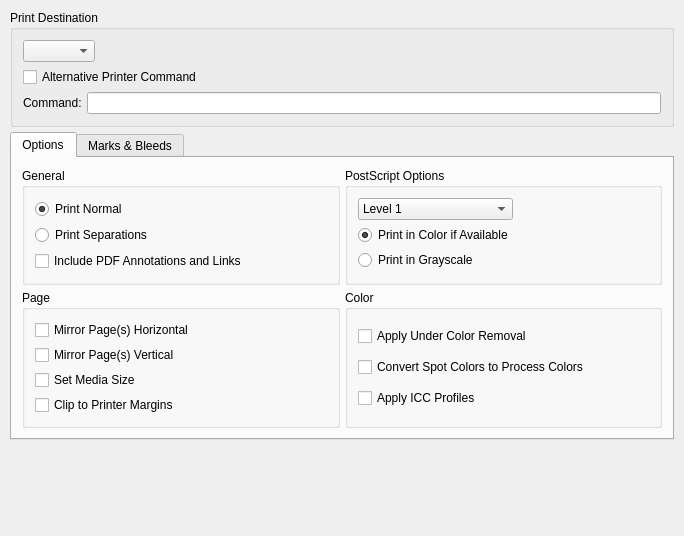
<ui version="4.0" >
 <class>TabPrinter</class>
 <widget class="QWidget" name="TabPrinter" >
  <property name="geometry" >
   <rect>
    <x>0</x>
    <y>0</y>
    <width>684</width>
    <height>536</height>
   </rect>
  </property>
  <property name="windowTitle" >
   <string>TabPrinterBase</string>
  </property>
  <layout class="QGridLayout" >
   <property name="margin" >
    <number>10</number>
   </property>
   <property name="spacing" >
    <number>5</number>
   </property>
   <item row="2" column="0" >
    <spacer>
     <property name="orientation" >
      <enum>Qt::Vertical</enum>
     </property>
     <property name="sizeType" >
      <enum>QSizePolicy::Expanding</enum>
     </property>
     <property name="sizeHint" stdset="0" >
      <size>
       <width>141</width>
       <height>61</height>
      </size>
     </property>
    </spacer>
   </item>
   <item row="1" column="0" >
    <widget class="QTabWidget" name="tabOptions" >
     <property name="currentIndex" >
      <number>0</number>
     </property>
     <widget class="QWidget" name="tab" >
      <attribute name="title" >
       <string>Options</string>
      </attribute>
      <layout class="QGridLayout" >
       <property name="margin" >
        <number>10</number>
       </property>
       <property name="spacing" >
        <number>5</number>
       </property>
       <item row="1" column="0" >
        <widget class="QGroupBox" name="groupPage" >
         <property name="title" >
          <string>Page</string>
         </property>
         <layout class="QGridLayout" >
          <property name="margin" >
           <number>10</number>
          </property>
          <property name="spacing" >
           <number>5</number>
          </property>
          <item row="0" column="0" >
           <widget class="QCheckBox" name="mirrorH" >
            <property name="text" >
             <string>Mirror Page(s) Horizontal</string>
            </property>
           </widget>
          </item>
          <item row="1" column="0" >
           <widget class="QCheckBox" name="mirrorV" >
            <property name="text" >
             <string>Mirror Page(s) Vertical</string>
            </property>
           </widget>
          </item>
          <item row="2" column="0" >
           <widget class="QCheckBox" name="setMedia" >
            <property name="text" >
             <string>Set Media Size</string>
            </property>
           </widget>
          </item>
          <item row="3" column="0" >
           <widget class="QCheckBox" name="setClip" >
            <property name="text" >
             <string>Clip to Printer Margins</string>
            </property>
           </widget>
          </item>
         </layout>
        </widget>
       </item>
       <item row="0" column="1" >
        <widget class="QGroupBox" name="groupBox_2" >
         <property name="title" >
          <string>PostScript Options</string>
         </property>
         <layout class="QGridLayout" >
          <property name="margin" >
           <number>10</number>
          </property>
          <property name="spacing" >
           <number>5</number>
          </property>
          <item row="2" column="0" colspan="2" >
           <widget class="QRadioButton" name="printGray" >
            <property name="text" >
             <string>Print in Grayscale</string>
            </property>
           </widget>
          </item>
          <item row="1" column="0" >
           <widget class="QRadioButton" name="printColor" >
            <property name="text" >
             <string>Print in Color if Available</string>
            </property>
            <property name="checked" >
             <bool>true</bool>
            </property>
           </widget>
          </item>
          <item row="0" column="0" >
           <widget class="QComboBox" name="psLevel" >
            <item>
             <property name="text" >
              <string>Level 1</string>
             </property>
            </item>
            <item>
             <property name="text" >
              <string>Level 2</string>
             </property>
            </item>
            <item>
             <property name="text" >
              <string>Level 3</string>
             </property>
            </item>
           </widget>
          </item>
         </layout>
        </widget>
       </item>
       <item row="0" column="0" >
        <widget class="QGroupBox" name="groupBox" >
         <property name="title" >
          <string>General</string>
         </property>
         <layout class="QVBoxLayout" name="verticalLayout" >
          <item>
           <widget class="QRadioButton" name="buttonNormal" >
            <property name="text" >
             <string>Print Normal</string>
            </property>
            <property name="checked" >
             <bool>true</bool>
            </property>
           </widget>
          </item>
          <item>
           <widget class="QRadioButton" name="buttonSeparations" >
            <property name="text" >
             <string>Print Separations</string>
            </property>
           </widget>
          </item>
          <item>
           <widget class="QCheckBox" name="usePDFMarks" >
            <property name="text" >
             <string>Include PDF Annotations and Links</string>
            </property>
           </widget>
          </item>
         </layout>
        </widget>
       </item>
       <item row="1" column="1" >
        <widget class="QGroupBox" name="groupColor" >
         <property name="title" >
          <string>Color</string>
         </property>
         <layout class="QGridLayout" >
          <property name="margin" >
           <number>10</number>
          </property>
          <property name="spacing" >
           <number>5</number>
          </property>
          <item row="0" column="0" >
           <widget class="QCheckBox" name="doGCR" >
            <property name="text" >
             <string>Apply Under Color Removal</string>
            </property>
           </widget>
          </item>
          <item row="1" column="0" >
           <widget class="QCheckBox" name="convertSpots" >
            <property name="text" >
             <string>Convert Spot Colors to Process Colors</string>
            </property>
           </widget>
          </item>
          <item row="2" column="0" >
           <widget class="QCheckBox" name="useICC" >
            <property name="text" >
             <string>Apply ICC Profiles</string>
            </property>
           </widget>
          </item>
         </layout>
        </widget>
       </item>
      </layout>
     </widget>
     <widget class="QWidget" name="TabPage" >
      <attribute name="title" >
       <string>Marks &amp;&amp; Bleeds</string>
      </attribute>
      <layout class="QGridLayout" >
       <property name="margin" >
        <number>10</number>
       </property>
       <property name="spacing" >
        <number>5</number>
       </property>
       <item row="1" column="0" >
        <widget class="QGroupBox" name="groupBox_3" >
         <property name="title" >
          <string>Bleed Settings</string>
         </property>
         <layout class="QGridLayout" >
          <property name="margin" >
           <number>9</number>
          </property>
          <property name="spacing" >
           <number>6</number>
          </property>
          <item row="0" column="1" >
           <widget class="ScrSpinBox" native="1" name="bleedTop" />
          </item>
          <item row="0" column="0" >
           <widget class="QLabel" name="textLabel3" >
            <property name="text" >
             <string>Top:</string>
            </property>
            <property name="wordWrap" >
             <bool>false</bool>
            </property>
           </widget>
          </item>
          <item row="1" column="0" >
           <widget class="QLabel" name="textLabel4" >
            <property name="text" >
             <string>Bottom:</string>
            </property>
            <property name="wordWrap" >
             <bool>false</bool>
            </property>
           </widget>
          </item>
          <item row="1" column="1" >
           <widget class="ScrSpinBox" native="1" name="bleedBottom" />
          </item>
          <item row="0" column="2" >
           <widget class="QLabel" name="textLabel5" >
            <property name="text" >
             <string>Left:</string>
            </property>
            <property name="wordWrap" >
             <bool>false</bool>
            </property>
           </widget>
          </item>
          <item row="0" column="3" >
           <widget class="ScrSpinBox" native="1" name="bleedLeft" />
          </item>
          <item row="1" column="2" >
           <widget class="QLabel" name="textLabel6" >
            <property name="text" >
             <string>Right:</string>
            </property>
            <property name="wordWrap" >
             <bool>false</bool>
            </property>
           </widget>
          </item>
          <item row="1" column="3" >
           <widget class="ScrSpinBox" native="1" name="bleedRight" />
          </item>
         </layout>
        </widget>
       </item>
       <item row="0" column="0" >
        <widget class="QGroupBox" name="groupMarks" >
         <property name="title" >
          <string>Printer Marks</string>
         </property>
         <layout class="QGridLayout" >
          <property name="margin" >
           <number>10</number>
          </property>
          <property name="spacing" >
           <number>5</number>
          </property>
          <item row="0" column="1" colspan="2" >
           <widget class="QCheckBox" name="colorMarks" >
            <property name="toolTip" >
             <string>Add color calibration bars</string>
            </property>
            <property name="text" >
             <string>Color Bars</string>
            </property>
           </widget>
          </item>
          <item row="1" column="2" >
           <widget class="ScrSpinBox" native="1" name="offsetValue" />
          </item>
          <item row="1" column="1" >
           <widget class="QLabel" name="textLabel2" >
            <property name="text" >
             <string>Offset:</string>
            </property>
            <property name="wordWrap" >
             <bool>false</bool>
            </property>
           </widget>
          </item>
          <item row="2" column="0" >
           <widget class="QCheckBox" name="registrationMarks" >
            <property name="toolTip" >
             <string>Add registration marks which are added to each separation</string>
            </property>
            <property name="text" >
             <string>Registration Marks</string>
            </property>
           </widget>
          </item>
          <item row="1" column="0" >
           <widget class="QCheckBox" name="bleedMarks" >
            <property name="toolTip" >
             <string>This creates bleed marks which are indicated by  _ . _ and show the bleed limit</string>
            </property>
            <property name="text" >
             <string>Bleed Marks</string>
            </property>
           </widget>
          </item>
          <item row="0" column="0" >
           <widget class="QCheckBox" name="cropMarks" >
            <property name="toolTip" >
             <string>This creates crop marks in the PDF indicating where the paper should be cut or trimmed after printing</string>
            </property>
            <property name="text" >
             <string>Crop Marks</string>
            </property>
           </widget>
          </item>
         </layout>
        </widget>
       </item>
      </layout>
     </widget>
    </widget>
   </item>
   <item row="0" column="0" >
    <widget class="QGroupBox" name="destinationGroup" >
     <property name="title" >
      <string>Print Destination</string>
     </property>
     <layout class="QGridLayout" >
      <property name="margin" >
       <number>10</number>
      </property>
      <property name="spacing" >
       <number>5</number>
      </property>
      <item row="1" column="0" colspan="2" >
       <widget class="QCheckBox" name="useAltPrintCommand" >
        <property name="text" >
         <string>Alternative Printer Command</string>
        </property>
        <property name="shortcut" >
         <string/>
        </property>
       </widget>
      </item>
      <item row="2" column="0" colspan="2" >
       <layout class="QHBoxLayout" >
        <property name="spacing" >
         <number>5</number>
        </property>
        <property name="margin" >
         <number>0</number>
        </property>
        <item>
         <widget class="QLabel" name="textLabel1" >
          <property name="text" >
           <string>Command:</string>
          </property>
          <property name="wordWrap" >
           <bool>false</bool>
          </property>
         </widget>
        </item>
        <item>
         <widget class="QLineEdit" name="printerCommand" />
        </item>
       </layout>
      </item>
      <item row="0" column="0" >
       <widget class="QComboBox" name="defaultPrinter" />
      </item>
      <item row="0" column="1" >
       <spacer>
        <property name="orientation" >
         <enum>Qt::Horizontal</enum>
        </property>
        <property name="sizeType" >
         <enum>QSizePolicy::Expanding</enum>
        </property>
        <property name="sizeHint" stdset="0" >
         <size>
          <width>191</width>
          <height>20</height>
         </size>
        </property>
       </spacer>
      </item>
     </layout>
    </widget>
   </item>
  </layout>
 </widget>
 <layoutdefault spacing="5" margin="10" />
 <customwidgets>
  <customwidget>
   <class>ScrSpinBox</class>
   <extends>QWidget</extends>
   <header>ui/scrspinbox.h</header>
  </customwidget>
 </customwidgets>
 <tabstops>
  <tabstop>defaultPrinter</tabstop>
  <tabstop>useAltPrintCommand</tabstop>
  <tabstop>printerCommand</tabstop>
  <tabstop>tabOptions</tabstop>
  <tabstop>buttonNormal</tabstop>
  <tabstop>buttonSeparations</tabstop>
  <tabstop>usePDFMarks</tabstop>
  <tabstop>psLevel</tabstop>
  <tabstop>printColor</tabstop>
  <tabstop>printGray</tabstop>
  <tabstop>mirrorH</tabstop>
  <tabstop>mirrorV</tabstop>
  <tabstop>setMedia</tabstop>
  <tabstop>setClip</tabstop>
  <tabstop>doGCR</tabstop>
  <tabstop>convertSpots</tabstop>
  <tabstop>useICC</tabstop>
  <tabstop>cropMarks</tabstop>
  <tabstop>bleedMarks</tabstop>
  <tabstop>registrationMarks</tabstop>
  <tabstop>colorMarks</tabstop>
 </tabstops>
 <resources/>
 <connections/>
</ui>
